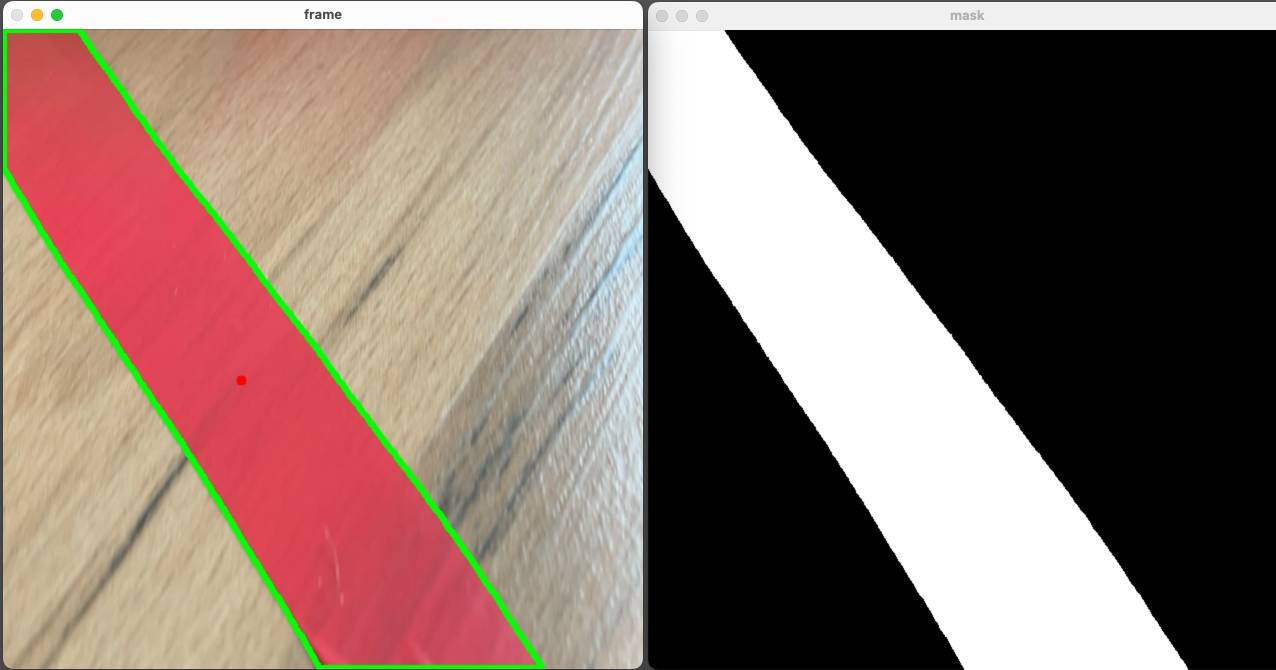
#> input picture image.jpeg, 2552 x 1340 px (shown at 1/2 size)
$ python -i line_following.py   (imports and definitions only)
#> lines starting #> are read from the running program, lines starting #| are printed output that depends on the picture; after the words box and inside, x2 and y2 are one past the last pixel; in counts of white or black regions, pixels touching at a corner belong together
#> further down, picture is the input picture: shape (1340, 2552, 3); mean B, G, R 108, 116.5, 136.8
import cv2
import matplotlib.pyplot as plt
import numpy as np
import asyncio
from bleak import BleakClient, BleakScanner


IMG_SIZE = 640
DEVICE_UUID = "C908703E-4430-520B-99A2-A5C5598BED8E"
SERVICE_UUID = "2f5772da-18e3-4f2e-82ab-910e81b9f232"
ENGINE_CHAR_UUID = "165aecf8-ed44-45e7-aae4-63789234a30f"

LOW_B = np.uint8([0, 0, 0])
HIGH_B = np.uint8([5, 5, 5])


class Controller:
    def __init__(self, duration=32, post_function=None):
        self.post_function = post_function

    def move_forward(self):
        byte_array = self.values_to_bytearray([1, 255, 32], [0, 255, 32], [0, 0, 0])
        self.post_function(byte_array)

    def turn_left(self):
        byte_array = self.values_to_bytearray([1, 255, 32], [1, 150, 32], [0, 0, 0])
        self.post_function(byte_array)

    def turn_right(self):
        byte_array = self.values_to_bytearray([1, 150, 32], [0, 255, 32], [0, 0, 0])
        self.post_function(byte_array)


# [10 lines left out: functions values_to_bytearray, preprocess_frame, not called in this run]


def filter_red(image):
    # Convert the image to HSV color space
    hsv = cv2.cvtColor(image, cv2.COLOR_BGR2HSV)
#> hsv: shape (1340, 2552, 3); mean H, S, V 31.7, 42.8, 140.2

    # Define range for red color
    lower_red = np.array([0, 120, 70])
    upper_red = np.array([10, 255, 255])

    # Create a mask for red color
    mask1 = cv2.inRange(hsv, lower_red, upper_red)
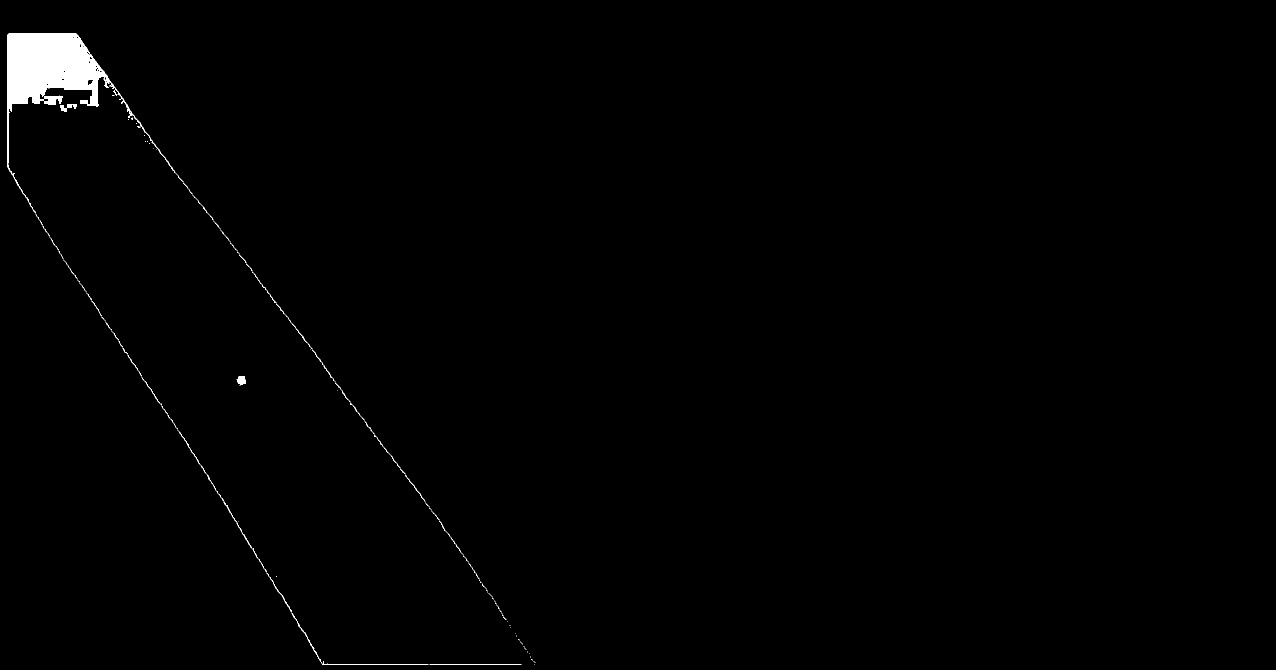
#> mask1: shape (1340, 2552) (shown at 1/2 size); 0.78% white; 98 white regions (58 under 20 px), largest, box (x1, y1, x2, y2) and area: (15, 67, 367, 426) 23205, (583, 1225, 856, 1329) 392, (120, 208, 154, 224) 280

    lower_red = np.array([170, 120, 70])
    upper_red = np.array([180, 255, 255])
    mask2 = cv2.inRange(hsv, lower_red, upper_red)
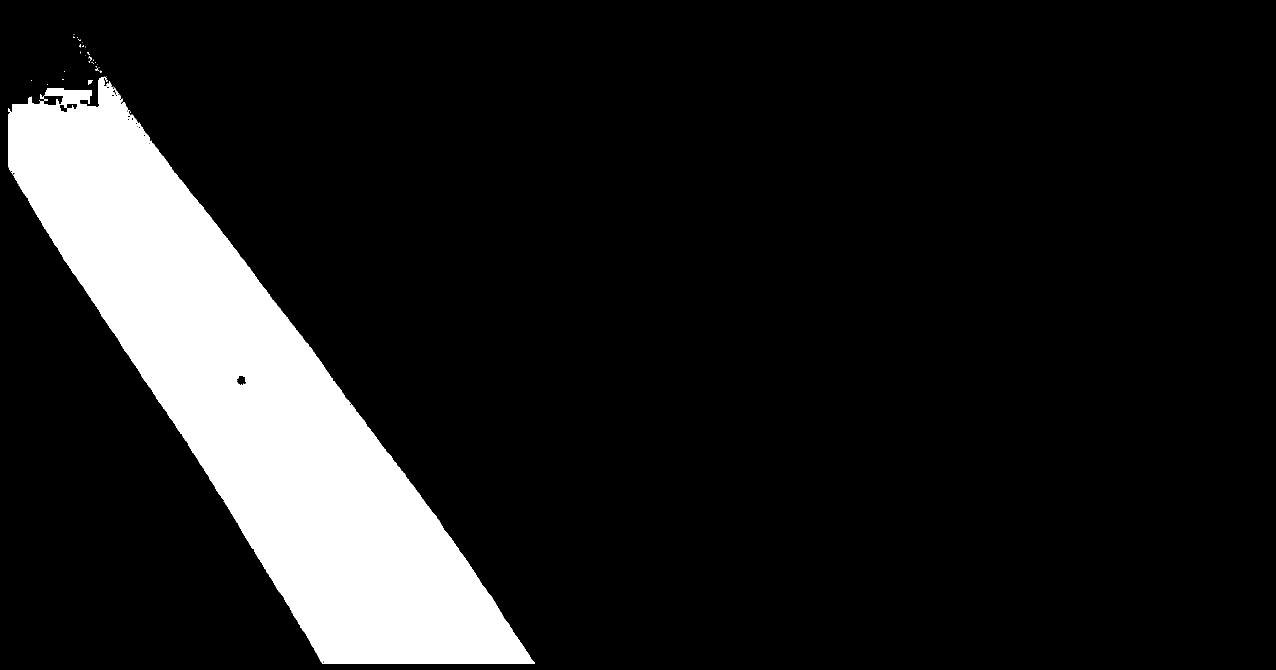
#> mask2: shape (1340, 2552) (shown at 1/2 size); 12.3% white; 36 white regions (33 under 20 px), largest, box (x1, y1, x2, y2) and area: (16, 153, 1070, 1328) 419241, (176, 160, 186, 170) 67, (178, 113, 184, 119) 20

    # Combine the masks
    mask = mask1 + mask2
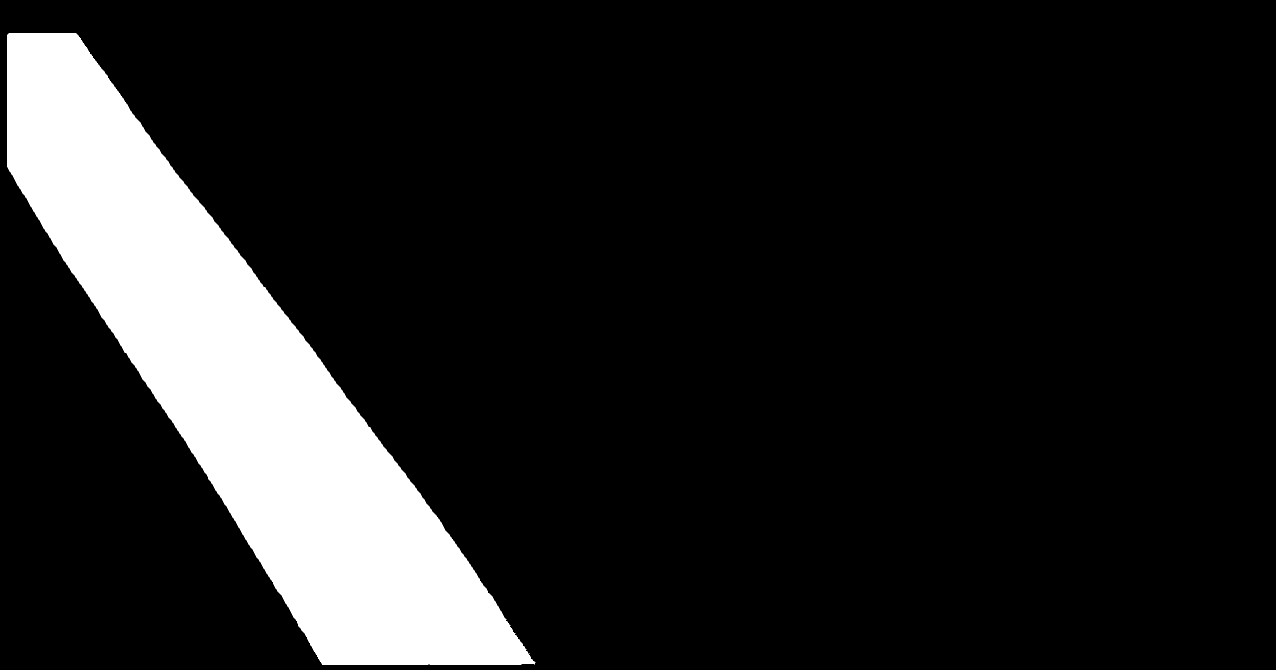
#> mask: shape (1340, 2552) (shown at 1/2 size); 13% white; 2 white regions (1 under 20 px), largest, box (x1, y1, x2, y2) and area: (15, 67, 1071, 1329) 446200
    return mask


# [34 lines left out: function compute_direction, not called in this run]


# [60 lines not run here, left out]

>>> import cv2
>>> picture = cv2.imread('image.jpeg')
>>> result = filter_red(picture)
